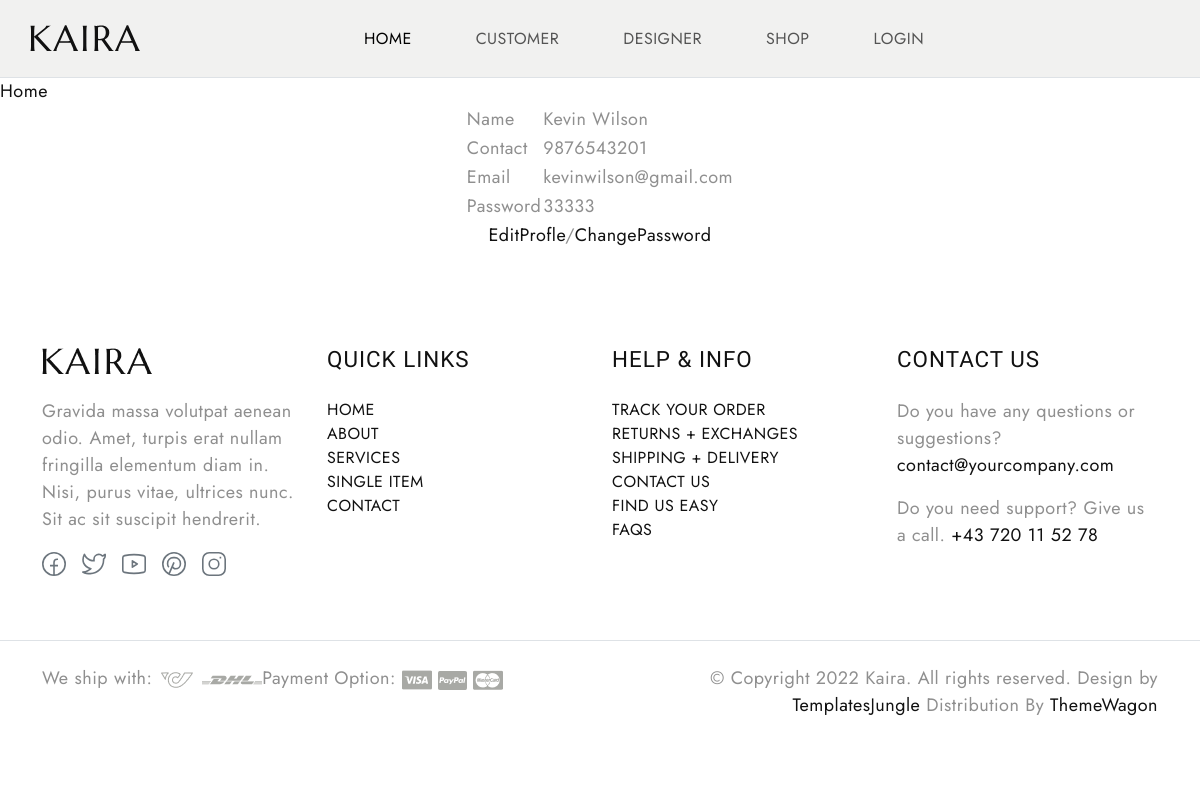
The page /Customer/MyProfile.php (signed in) on the database its author committed.
### tables this page shows
CREATE TABLE `tbl_customer` (
  `customer_id` int(10) NOT NULL auto_increment,
  `customer_name` varchar(50) NOT NULL,
  `customer_gender` varchar(10) NOT NULL,
  `customer_contact` varchar(12) NOT NULL,
  `customer_email` varchar(30) NOT NULL,
  `customer_photo` varchar(200) NOT NULL,
  `customer_proof` varchar(150) NOT NULL,
  `place_id` int(10) NOT NULL,
  `customer_password` varchar(30) NOT NULL,
  PRIMARY KEY  (`customer_id`),
  UNIQUE KEY `customer_name` (`customer_name`,`customer_gender`,`customer_contact`,`customer_email`,`customer_photo`,`customer_proof`)
);

### Customer/MyProfile.php (the view, shortened to what this page needs)
<?php
include("Head.php");
	$selCustomer="select * from tbl_customer where customer_id='".$_SESSION["customerid"]."'";
	$dataCustomer=mysql_query($selCustomer);
	$rowCustomer=mysql_fetch_array($dataCustomer);
?>
<!doctype html>
<html>
<head>
</head>
<body>
<a href="HomePage.php">Home</a>
<table align="center">
<tr>
		<td>Name</td>
        <td><?php echo $rowCustomer["customer_name"]?></td>
</tr>
<tr>
		<td>Contact</td>
        <td><?php echo $rowCustomer["customer_contact"]?></td>
</tr>
<tr>
		<td>Email</td>
        <td><?php echo $rowCustomer["customer_email"]?></td>
</tr>
<tr>
		<td>Password</td>
        <td><?php echo $rowCustomer["customer_password"]?></td>
</tr>
<tr>
<td colspan="2" align="center">
<a href="EditProfle.php">EditProfle</a>/<a href="ChangePassword.php">ChangePassword</a>
</td>
</tr>
</table>
</body>
</html>
<?php
include("Foot.php");
?>

### Asset/Templates/Main/style.css (style rules this page uses)
body { --heading-font: "Marcellus", Roboto, sans-serif; --heading-font-weight: 400; --heading-color: #111; --heading-line-height: 1.24; --swiper-theme-color: #8C907E; --bs-body-font-family: "Jost", Roboto, sans-serif; --bs-body-font-size: 18px; --bs-body-font-weight: 400; --bs-body-line-height: 1.5; --bs-body-color: #8f8f8f; --bs-body-color-rgb: 143, 143, 143; --bs-primary: #8C907E; --bs-secondary: #6c757d; --bs-black: #111; --bs-light: #F1F1F0; --bs-dark: #212529; --bs-gray: #9aa1a7; --bs-gray-dark: #51565b; --bs-primary-rgb: 140, 144, 126; --bs-secondary-rgb: 108, 117, 125; --bs-black-rgb: 17, 17, 17; --bs-light-rgb: 241, 241, 240; --bs-dark-rgb: 33, 37, 41; --bs-link-color: #111; --bs-link-color-rgb: 17, 17, 17; --bs-link-decoration: underline; --bs-link-hover-color: #111; --bs-link-hover-color-rgb: 17, 17, 17; }
body { letter-spacing: 0.03rem; }
a { text-decoration: none; }

### rows shown on the page
tbl_customer: customer_name "Kevin Wilson", customer_contact "9876543201", customer_email "kevinwilson@gmail.com", customer_password "33333"
